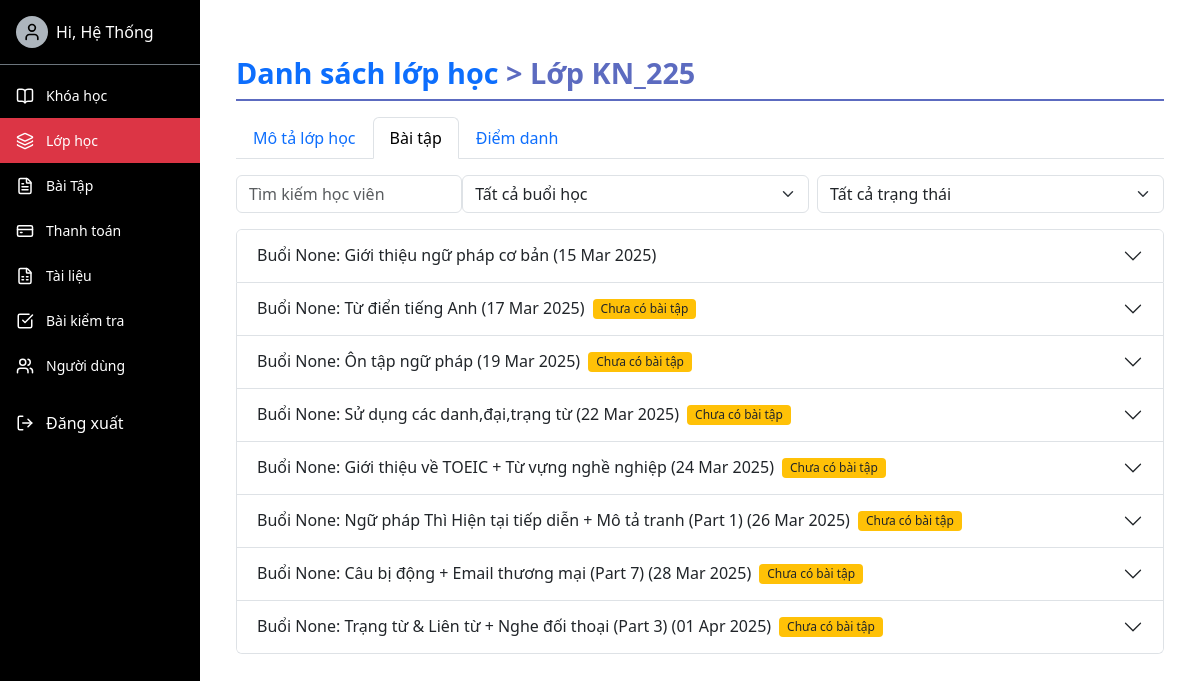
The app's page /manage_class/1/exercises/ (signed in), older data.
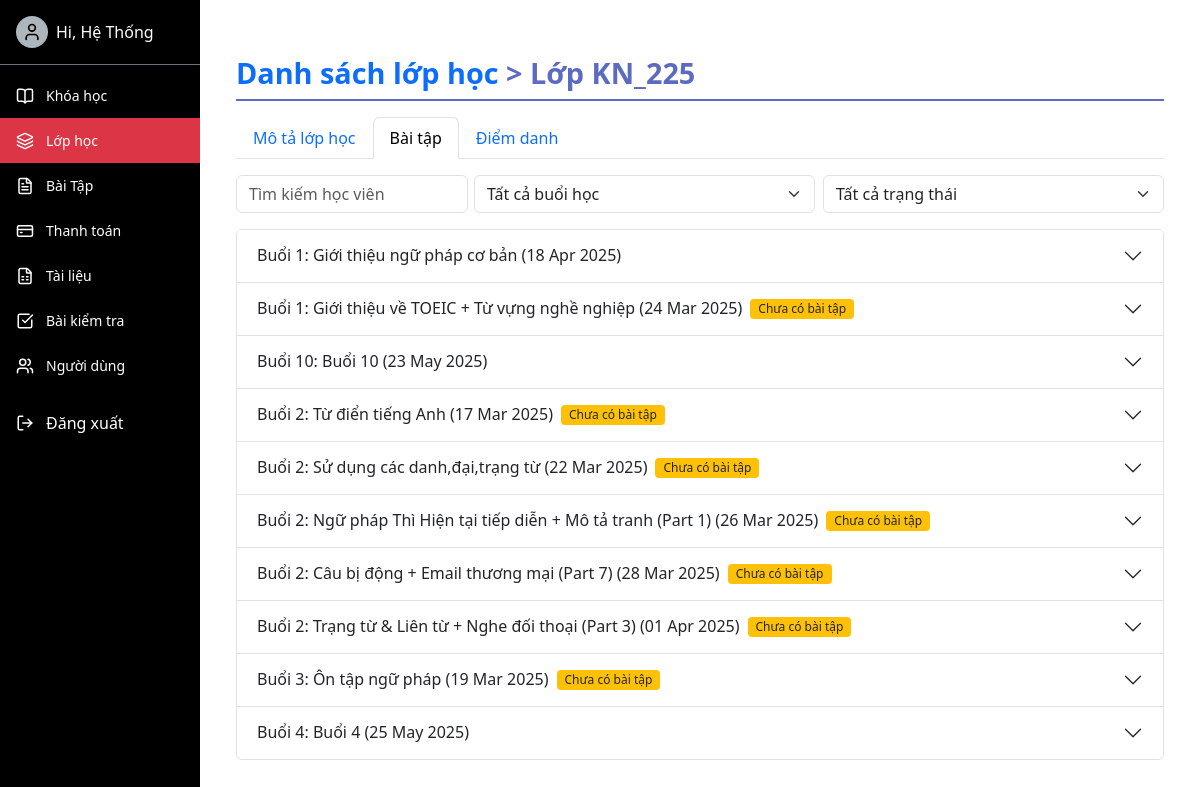
The same page, newer data.
### english/models.py (models this page shows, shortened)
class LESSON_DETAIL(models.Model):
    lessondetail_id = models.AutoField(primary_key=True)
    lesson = models.ForeignKey(LESSON, on_delete=models.CASCADE)
    classes = models.ForeignKey(CLASS, on_delete=models.CASCADE)
    date = models.DateField(null=True,blank=True)
    class Meta:
        db_table = 'LESSON_DETAIL'

class LESSON(models.Model):
    lesson_id = models.AutoField(primary_key=True)
    lesson_file = models.FileField(upload_to="media/lesson", max_length=200)  # Thay FileField bằng URLField
    exercise_file = models.FileField(upload_to="media/exercise", max_length=200)  # Thay FileField bằng URLField
    lesson_name = models.CharField(max_length=100, default="chua co")
    description = models.TextField(null=True, blank=True)
    course = models.ForeignKey(COURSE, on_delete=models.CASCADE)
    session_number = models.CharField(max_length=100, null=True)
    class Meta:
        db_table = 'LESSON'

### ManageClass/views.py (the view)
# urls.py: path('<int:class_id>/exercises/', views.class_exercise, name='class_exercise'),
@login_required
@user_passes_test(is_staff)
def class_exercise(request, class_id):
    class_instance = get_object_or_404(CLASS, pk=class_id)
    students = USER_CLASS.objects.filter(classes=class_instance).select_related('user')
    lesson_details = LESSON_DETAIL.objects.filter(classes=class_instance).select_related('lesson').order_by(
        'lesson__session_number')
    total_students = students.count()
    lesson_data = []
    for lesson_detail in lesson_details:
        exercise = EXERCISE.objects.filter(lessondetail=lesson_detail).first()
        student_submissions = []
        submission_stats = {
            'submitted_count': 0,  # Số bài đã nộp
            'not_submitted_count': total_students,  # Số bài chưa nộp (mặc định bằng tổng số học viên)
            'checked_count': 0,  # Số bài đã chấm
            'unchecked_count': 0,  # Số bài chưa chấm
        }
        if exercise:
            submissions = SUBMISSION.objects.filter(exercise=exercise)
            submitted_count = submissions.count()
            submission_stats['submitted_count'] = submitted_count
            submission_stats['not_submitted_count'] = total_students - submitted_count
            checked_count = submissions.filter(status='Done').count()
            submission_stats['checked_count'] = checked_count
            unchecked_count = submissions.filter(status='Checking').count() + submissions.filter(status='Check').count()
            submission_stats['unchecked_count'] = unchecked_count
        for student in students:
            submission = None
            if exercise:
                submission = SUBMISSION.objects.filter(
                    userclass=student,
                    exercise=exercise
                ).select_related('userclass__user').first()
            student_submissions.append({
                'student': student,
                'submission': submission,
            })
        lesson_data.append({
            'lesson_detail': lesson_detail,
            'exercise': exercise,
            'student_submissions': student_submissions,
            'submission_stats': submission_stats,  # Thêm thống kê
        })
    return render(request, 'class_exercise.html', {
        'class_instance': class_instance,
        'class_id': class_id,
        'lesson_data': lesson_data,
    })

### english/views.py (called while the page is built)
def is_staff(user):
    return user.groups.filter(name__in=['Admin', 'Teacher']).exists()

### ManageClass/templates/class_exercise.html (shortened to what this page needs)
{% extends "base-admin.html" %}
{% block content %}
<div class="container-fluid tab-section">
    <h2 class="custom-title">
        <a href="{% url 'class_list' %}" class="text-decoration-none text-primary">Danh sách lớp học</a> &gt; Lớp {{ class_instance.class_name }}
    </h2>
    <ul class="nav nav-tabs mb-3">
        <li class="nav-item">
            <a class="nav-link" href="{% url 'class_detail' class_id=class_instance.pk %}">Mô tả lớp học</a>
        </li>
        <li class="nav-item">
            <a class="nav-link active" href="{% url 'class_exercise' class_id=class_instance.pk %}">Bài tập</a>
        </li>
        <li class="nav-item">
            <a class="nav-link" href="{% url 'class_rollcall' class_id=class_instance.pk %}">Điểm danh</a>
        </li>
    </ul>
    <div class="d-flex justify-content-between mb-3">
        <input type="text" class="form-control w-25" placeholder="Tìm kiếm học viên" id="searchInput">
        <div class="d-flex gap-2">
            <select class="form-select" id="lessonFilter">
                <option value="">Tất cả buổi học</option>
            </select>
            <select class="form-select" id="statusFilter">
                <option value="">Tất cả trạng thái</option>
            </select>
        </div>
    </div>
    <div class="accordion" id="lessonAccordion">
        {% for data in lesson_data %}
        <div class="accordion-item" data-lesson="{{ data.lesson_detail.lesson.lesson_name }}">
            <h2 class="accordion-header" id="heading{{ data.lesson_detail.lesson.lesson_id }}">
                <button class="accordion-button collapsed" type="button" data-bs-toggle="collapse" data-bs-target="#collapse{{ data.lesson_detail.lesson.lesson_id }}" aria-expanded="false" aria-controls="collapse{{ data.lesson_detail.lesson.lesson_id }}">
                    Buổi {{ data.lesson_detail.lesson.session_number }}: {{ data.lesson_detail.lesson.lesson_name }}
                    {% if data.lesson_detail.date %} ({{ data.lesson_detail.date|date:"d M Y" }}){% endif %}
                    {% if not data.exercise %}
                        <span class="badge bg-warning text-dark ms-2">Chưa có bài tập</span>
                    {% endif %}
                </button>
            </h2>
        </div>
        {% empty %}
        <p class="text-center text-muted">Chưa có buổi học nào cho lớp này.</p>
        {% endfor %}
    </div>
</div>
{% endblock %}

Row changes from the older to the newer data that the page shows:
changed LESSON_DETAIL "Giới thiệu ngữ pháp cơ bản": lesson_detail.lesson.session_number "None" → "1"; lesson_detail "15 Mar 2025" → "18 Apr 2025"
changed through a linked row, LESSON_DETAIL "24 Mar 2025": lesson_detail.lesson.session_number "None" → "1"; moves up the list
added LESSON_DETAIL: lesson_detail.lesson.session_number "10", lesson_detail.lesson.lesson_name "Buổi 10", lesson_detail "23 May 2025"
changed through a linked row, LESSON_DETAIL "17 Mar 2025": lesson_detail.lesson.session_number "None" → "2"
changed through a linked row, LESSON_DETAIL "22 Mar 2025": lesson_detail.lesson.session_number "None" → "2"
changed through a linked row, LESSON_DETAIL "26 Mar 2025": lesson_detail.lesson.session_number "None" → "2"
changed through a linked row, LESSON_DETAIL "28 Mar 2025": lesson_detail.lesson.session_number "None" → "2"
changed through a linked row, LESSON_DETAIL "01 Apr 2025": lesson_detail.lesson.session_number "None" → "2"
changed through a linked row, LESSON_DETAIL "19 Mar 2025": lesson_detail.lesson.session_number "None" → "3"; moves down the list
added LESSON_DETAIL: lesson_detail.lesson.session_number "4", lesson_detail.lesson.lesson_name "Buổi 4", lesson_detail "25 May 2025"
